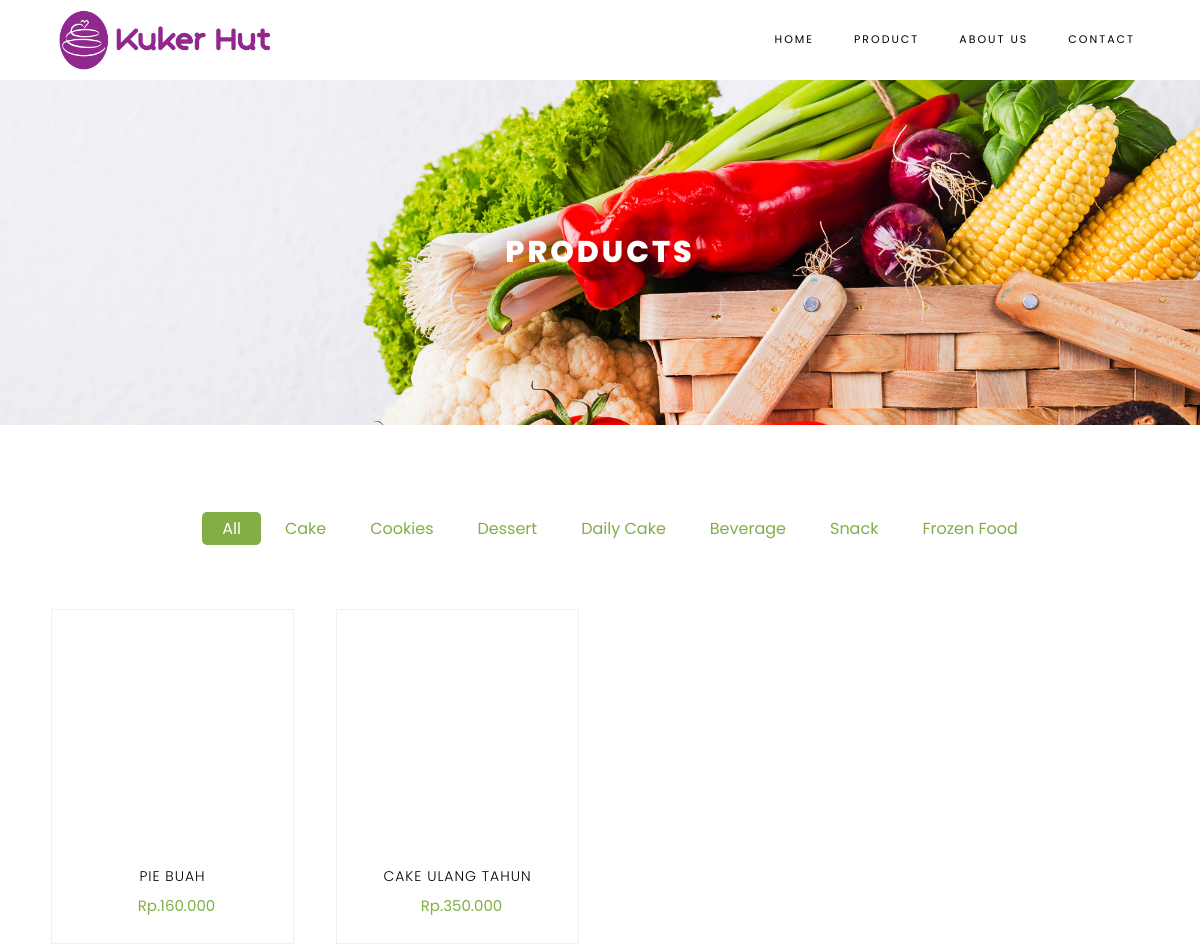
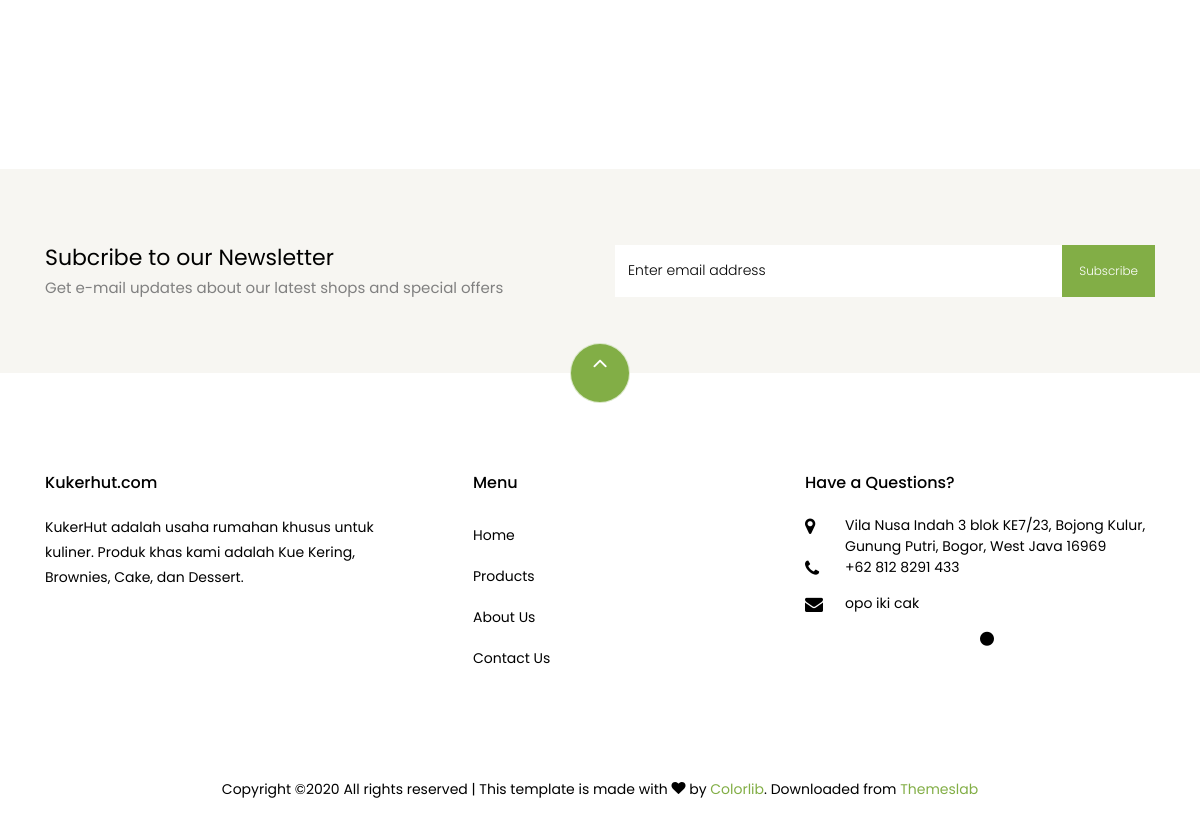
Screenshot of /Kukerhut/category/1 with the database file from the repository (2 pictures, top to bottom).
### tables this page shows
CREATE TABLE `kategori` (
  `id_kategori` int(11) NOT NULL,
  `nama_kategori` varchar(128) NOT NULL
);

CREATE TABLE `produk` (
  `id_produk` int(11) NOT NULL,
  `id_kategori` int(11) NOT NULL,
  `nama_produk` varchar(128) NOT NULL,
  `harga_produk` varchar(128) NOT NULL,
  `foto_produk` varchar(128) NOT NULL,
  `deskripsi_produk` text NOT NULL,
  `editor` varchar(128) NOT NULL
);

### application/controllers/Kukerhut.php (called while the page is built, shortened)
<?php
class Kukerhut extends CI_Controller
{
    public function __construct()
    {
        $this->load->library('pagination');
        $this->load->model('Products_model');
    }
    public function category()
    {
        $id = $this->uri->segment('3');
        $data['data'] = $this->Products_model->getProductsByCat($id);
        $data['category'] = $this->Products_model->getCategory();
        $data['pagination_c'] = $this->pagination->create_links();
        $this->load->view('templates/header');
        $this->load->view('contents/products', $data);
        $this->load->view('templates/footer', $data);
    }
}

### index.php (called while the page is built, shortened)
<?php
require_once BASEPATH.'core/CodeIgniter.php';

### application/models/Products_model.php (called while the page is built, shortened)
<?php
class Products_model extends CI_model
{
    public function getCategory()
    {
        return $this->db->get('kategori')->result();
    }
    public function getProductsByCat($id_kategori)
    {
        return $this->db->query("select * from produk where id_kategori like '$id_kategori'")->result_array();
    }
}

### application/views/contents/products.php (the view, shortened to what this page needs)
<div class="hero-wrap hero-bread" style="background-image: url('<?= base_url('assets/images/bg_1.jpg') ?>');">
	<div class="container">
		<div class="row no-gutters slider-text align-items-center justify-content-center">
			<div class="col-md-9 ftco-animate text-center">
				<h1 class="mb-0 bread">Products</h1>
			</div>
		</div>
	</div>
</div>
<section class="ftco-section">
	<div class="container">
		<div class="row justify-content-center">
			<div class="col-md-10 mb-5 text-center">
				<ul class="product-category">
					<li><a href="<?= base_url(); ?>Kukerhut/products/" class="active">All</a></li>
					<?php foreach ($category as $ct) { ?>
						<li><a href="<?= base_url(); ?>Kukerhut/category/<?= $ct->id_kategori; ?>"><?= $ct->nama_kategori ?></a></li>
					<?php } ?>
				</ul>
			</div>
		</div>
		<div class="row">
			<?php foreach ($data as $p) : ?>
				<div class="col-md-6 col-lg-3 ftco-animate">
					<button type="button" data-toggle="modal" data-target="#modalDetails<?php echo $p['id_produk'] ?>" style="background: none;border: none;float: left;">
						<div class="product">
							<a class="img-prod" style="height: 240px;width: auto;"><img class="img-fluid" src="<?= base_url('assets/images/fotoProduk/') . $p['foto_produk'] ?>" alt="Colorlib Template">
							</a>
							<div class="text py-3 pb-4 px-3 text-center">
								<h3><a href="#"><?= $p['nama_produk']; ?></a></h3>
								<div class="d-flex">
									<div class="pricing">
										<p class="price"><span class="mr-2 price-dc"></span><span class="price-sale"><?= $p['harga_produk']; ?></span></p>
									</div>
								</div>
							</div>
						</div>
					</button>
				</div>
			<?php endforeach; ?>
		</div>
	</div>
</section>
<section class="ftco-section ftco-no-pt ftco-no-pb py-5 bg-light">
	<div class="container py-4">
		<div class="row d-flex justify-content-center py-5">
			<div class="col-md-6">
				<h2 style="font-size: 22px;" class="mb-0">Subcribe to our Newsletter</h2>
				<span>Get e-mail updates about our latest shops and special offers</span>
			</div>
			<div class="col-md-6 d-flex align-items-center">
				<form action="#" class="subscribe-form">
					<div class="form-group d-flex">
						<input type="text" class="form-control" placeholder="Enter email address">
						<input type="submit" value="Subscribe" class="submit px-3">
					</div>
				</form>
			</div>
		</div>
	</div>
</section>

### rows the page displays
kategori: nama_kategori "Cake"
kategori: nama_kategori "Cookies"
kategori: nama_kategori "Dessert"
kategori: nama_kategori "Daily Cake"
kategori: nama_kategori "Beverage"
kategori: nama_kategori "Snack"
kategori: nama_kategori "Frozen Food"
produk: nama_produk "PIE BUAH", harga_produk "Rp.160.000"
produk: nama_produk "CAKE ULANG TAHUN", harga_produk "Rp.350.000"
